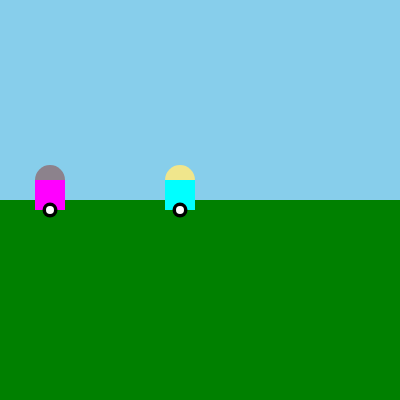
Frame 1 (no input)
Frame 60 (no input): identical to frame 1, image omitted
Frame 120 (the mouse pressed at the canvas centre since frame 60): identical to frame 1, image omitted

The p5.js sketch that drew this single still picture (run headless with seeded random() and noise() and a simulated clock; from frame 60 on, the mouse is pressed at the canvas centre):

// p5.js sketch
// ── sketch.js
let charX = 180;
let charY = 180;

let charX1 = 50;
let charY1= 180;

let side1;
let front1;

let side2;
let front2;

function setup() {
  createCanvas(400, 400);
  side1=true;
  front1=true;
  
  side2=true;
  front2=true;

}

function draw() {
  background(135, 206, 235);
  // text(mouseX, 200, 30)
  // text(mouseY, 260, 30)

  //Ground
  noStroke()
  fill(0, 128, 0)
  rect(0, 200, width, height / 2)


  //character
  
  if(side1 == true){
  //side
  fill(240, 230, 140)
  ellipse(charX, charY, 30, 30)

  fill(0, 255, 255)
  rect(charX - 15, charY, 30, 30)

  //wheel
  fill(0)
  ellipse(charX, charY + 30, 15, 15)
  fill(255)
  ellipse(charX, charY + 30, 8, 8)

  }else if(front1 ==true){
  //front
  fill(240, 230, 140)
  ellipse(charX, charY, 30, 30)

  fill(0, 255, 255)
  rect(charX - 15, charY, 30, 30)

  //wheel
  fill(0)
  ellipse(charX-14, charY + 30, 8, 15)
  ellipse(charX+14, charY + 30, 8, 15)
 }
  
  //character2
   
  if(side2 == true){
  //side
  fill(140, 130, 140)
  ellipse(charX1, charY1, 30, 30)

  fill(255, 0, 255)
  rect(charX1 - 15, charY1, 30, 30)

  //wheel
  fill(0)
  ellipse(charX1, charY1 + 30, 15, 15)
  fill(255)
  ellipse(charX1, charY1 + 30, 8, 8)

  }else if(front2 ==true){
  //front
  fill(140, 130, 140)
  ellipse(charX1, charY1, 30, 30)

  fill(255, 0, 255)
  rect(charX1 - 15, charY1, 30, 30)

  //wheel
  fill(0)
  ellipse(charX1-14, charY1 + 30, 8, 15)
  ellipse(charX1+14, charY1+ 30, 8, 15)
 }
  
  
  if(dist(charX,charY,charX1,charY1)<30){
  
      textSize(20)
      text("TAG",130,100)
  }
  
  
}

function keyPressed() {

  if (keyCode == RIGHT_ARROW) {
    charX += 10;
    side1=true;

  }

  if (keyCode == LEFT_ARROW) {
    charX -= 10;
    side1=true;
  }

  if (keyCode == UP_ARROW) {
    charY -= 10;
    side1=false;
    front1=true;

  }

  if (keyCode == DOWN_ARROW) {
    charY += 10;
    side1=false;
    front1=true;

  }
  
  //character2
  //D
  if (keyCode == 68) {
    charX1 += 10;
    side2=true;

  }
//A
  if (keyCode == 65) {
    charX1 -= 10;
    side2=true;
  }
//w
  if (keyCode == 87) {
    charY1 -= 10;
    side2=false;
    front2=true;

  }
//s
  if (keyCode == 83) {
    charY1 += 10;
    side2=false;
    front2=true;

  }
}
